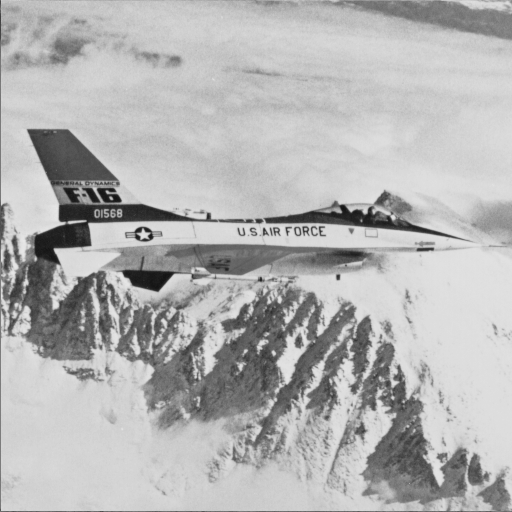
#> input picture res/f-16.png, 512 x 512 px, found by its file name
$ python original_embed.py   (older library calls are emulated)
#> lines starting #> are read from the running program, lines starting #| are printed output that depends on the picture
### util/util.py
from collections.abc import Iterable
from typing import Union

import PIL.Image as Image
import matplotlib.pyplot as plt
import numpy as np

COMPRESSED_DATA_LENGTH_BITS = 16
MAX_PIXEL_VALUE = 255
HEADER_SIZE = 17
EPS = 0.00000005


def integer_to_binary(number: int, bits=8):
    return np.array([x == '1' for x in format(number, f'0{bits}b')])


# [5 lines left out: function binary_to_string, not called in this run]


def binary_to_integer(binary):
    return int.from_bytes(bits_to_bytes(binary), byteorder='big', signed=False)


# [6 lines left out: function get_lsb, not called in this run]


def set_lsb(value, lsb):
    if lsb:
        value |= 1
    else:
        value &= ~1

    return value


def bytes_to_bits(buffer):
    return np.where(np.unpackbits(np.frombuffer(buffer, np.uint8)) == 1, True, False)


def bits_to_bytes(buffer):
    return np.packbits(buffer).tobytes()


def get_header_and_body(image: np.ndarray, header_size: int = HEADER_SIZE) -> (np.ndarray, np.ndarray):
    image = image.ravel().copy()
    return image[:int(header_size)], image[int(header_size):]


# [44 lines left out: functions scale_to, get_mapped_values, not called in this run]


def read_image(path: str) -> np.ndarray:
#> called with path = 'res/f-16.png'
    return np.uint8(Image.open(path).getchannel(0)).copy()


def get_peaks(pixels, n=2):
    hist = np.bincount(pixels)
    return np.sort(hist.argsort()[-n:])


# [9 lines left out: function show_hist, not called in this run]


def assemble_image(header, pixels, shape):
    image = np.append(header, pixels)
    return image.reshape(shape)


# [35 lines left out: functions get_minimum_closest_right, get_minimum_closest_left, get_minimum_closest, get_shift_direction, not called in this run]


def get_peaks_from_header(header_pixels, peak_size: int = 8):
    LSB = get_lsb(header_pixels)
    return binary_to_integer(LSB[0:peak_size]), binary_to_integer(LSB[peak_size:2 * peak_size])

### util/data_buffer.py
import numpy as np


class BoolDataBuffer:
    def __init__(self, *args: iter, calc_parity=False):
#> called with calc_parity = False
        self._buffer = np.empty((0,), dtype=np.bool)
        self._index = 0
        for data in args:
            self._buffer = np.append(self._buffer, data).astype(np.bool)

        self._parity = False
        if calc_parity:
            self.calc_parity()

    def next(self, count=1):
        if count == -1:
            ret = self._buffer[self._index:]
            self._index = len(self._buffer)
        else:
            last_index = min(len(self._buffer), self._index + count)
            ret = np.zeros((count,), dtype=np.bool) ^ self._parity
            ret[0: last_index - self._index] = self._buffer[self._index: last_index]
            self._index = last_index
        return ret ^ self._parity

    def add(self, data):
        data_size = len(data)
        if self._index >= data_size:
            self._buffer[self._index - data_size:self._index] = data
            self._index -= data_size
        else:
            self._buffer = np.append(data, self._buffer[self._index:]).astype(np.bool)
            self._index = 0

    def push(self, *args):
        self._buffer = np.concatenate((self._buffer, *args))

    def set_parity(self, parity):
        self._parity = parity

    def get_parity(self):
        return self._parity

    def calc_parity(self):
        self._parity = np.count_nonzero(self._buffer) > self._buffer.size // 2

    def __iter__(self):
        return self

    def __next__(self):
        return self.next()

    def clear(self):
        self._buffer = np.array([])
        self._parity = False

### util/compress.py
import zlib as zl

import deflate as de

__all__ = [
    'deflate',
    'zlib',
    'no_compress',
    'CompressionAlgorithm'
]


class CompressionAlgorithm:
    def __init__(self, compress, decompress, label):
        self.compress = compress
        self.decompress = decompress
        self.label = label

    def __str__(self):
        return self.label


deflate = CompressionAlgorithm(lambda data_bytes: de.gzip_compress(data_bytes, 12),
                               de.gzip_decompress,
                               'deflate')

zlib = CompressionAlgorithm(lambda data_bytes: zl.compress(data_bytes, 9),
                            zl.decompress,
                            'zlib')

no_compress = CompressionAlgorithm(lambda data_bytes: data_bytes,
                                   lambda data_bytes: data_bytes,
                                   'no compression')

### twodirectional/original_embed.py
from configurations import *
from util.compress import CompressionAlgorithm, deflate
from util.data_buffer import BoolDataBuffer
from util.util import *


class OriginalEmbedder:
    _ITERATIONS_LIMIT = 64
    _ITERATIONS_LIMIT_EXCEEDED_ERROR = 'Exceeded the max number of iterations allowed.'

    def __init__(self, cover_image: np.ndarray, hidden_data: Iterable, compression: CompressionAlgorithm = deflate):
        self._cover_image = cover_image
        self._hidden_data = bytes_to_bits(hidden_data)
        self._compress = compression.compress

        self._processed_pixels = None
        self._header_pixels = None
        self._buffer = BoolDataBuffer()

    def embed(self, iterations):
#> called with iterations = 64
        if iterations > self._ITERATIONS_LIMIT:
            raise ValueError(self._ITERATIONS_LIMIT_EXCEEDED_ERROR)
        self._header_pixels, self._processed_pixels = get_header_and_body(self._cover_image)
#> self._header_pixels = 17 values, max 204 at index 15, min 93 at index 0, mean 191.8
        is_modified = self._preprocess(iterations)
        self._fill_buffer(is_modified)
        self._process(iterations)
        embedded_image = assemble_image(self._header_pixels, self._processed_pixels, self._cover_image.shape)
        return embedded_image, len(self._hidden_data) - len(self._buffer.next(-1))

    def _preprocess(self, iterations):
#> (the call stopped at `deflate = CompressionAlgorithm(lambda data_bytes: de.gzip_compress(dat..`: deflate is not available in this run)
        is_modified = np.zeros_like(self._processed_pixels, dtype=np.bool)
        lower_bound = self._processed_pixels < iterations
        upper_bound = MAX_PIXEL_VALUE - iterations < self._processed_pixels
        is_modified |= lower_bound
        is_modified |= upper_bound
        self._processed_pixels[lower_bound] += iterations
        self._processed_pixels[upper_bound] -= iterations
        is_modifiable = np.logical_or(self._processed_pixels < 2 * iterations,
                                      self._processed_pixels > MAX_PIXEL_VALUE - 2 * iterations)
        is_modified = is_modified[is_modifiable]
        return is_modified

    def _fill_buffer(self, is_modified):
        self._buffer.clear()
        is_modified_compressed = self._compress(bits_to_bytes(is_modified))
        is_modified_size_bits = integer_to_binary(len(is_modified_compressed), COMPRESSED_DATA_LENGTH_BITS)
        is_modified_bits = bytes_to_bits(is_modified_compressed)
        self._buffer = BoolDataBuffer(*self._get_overhead(), is_modified_size_bits, is_modified_bits, self._hidden_data)

    def _get_overhead(self):
        return get_lsb(self._header_pixels),

    def _process(self, iterations):
#> called with iterations = 64
        previous_left_peaks = previous_right_peaks = 0

        def get_previous_binary():
            ret = []
            ret.extend(integer_to_binary(previous_left_peaks))
            ret.extend(integer_to_binary(previous_right_peaks))
            return ret

        while iterations:
            iterations -= 1
            left_peak, right_peak = self._get_peaks()

            self._processed_pixels[self._processed_pixels < left_peak] -= 1
            self._processed_pixels[self._processed_pixels > right_peak] += 1

            binary_previous_peaks = get_previous_binary()

            self._buffer.add(binary_previous_peaks)

            self._processed_pixels[self._processed_pixels == left_peak] -= self._buffer.next(
                np.count_nonzero(self._processed_pixels == left_peak))
            self._processed_pixels[self._processed_pixels == right_peak] += self._buffer.next(
                np.count_nonzero(self._processed_pixels == right_peak))

            previous_left_peaks = left_peak
            previous_right_peaks = right_peak
#> after the loop, iterations = 0

        self._header_pixels[0] = set_lsb(self._header_pixels[0], self._buffer.get_parity())
#> in set_lsb, `value &= ~1`: value = 92
        binary_previous_peaks = get_previous_binary()
        binary_index = 0
        for index in range(1, self._header_pixels.size):
            binary_value = binary_previous_peaks[binary_index]
            binary_index += 1
            self._header_pixels[index] = set_lsb(self._header_pixels[index], binary_value)
#> this loop made 16 passes
#> value in set_lsb on passes 1 to 12: 203, 198, 196, 195, 192, 194, 192, 196, 197, 202, 196, 199
#> in assemble_image, `return image.reshape(shape)`:
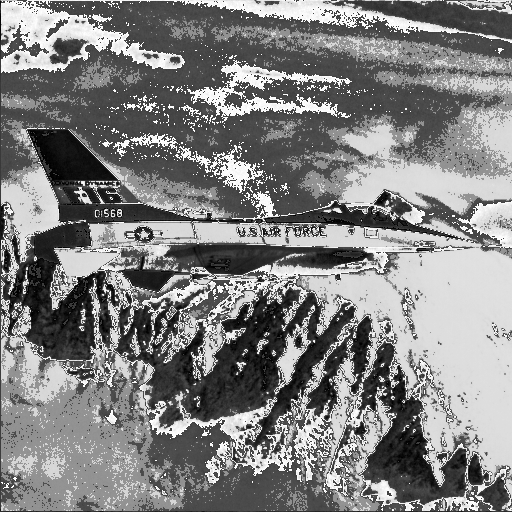
#> returned value: shape (512, 512); min 0, max 255, mean 129

    def _get_peaks(self):
        hist = np.bincount(self._processed_pixels)
        return np.sort(hist.argsort()[-2:])

    def __iter__(self):
        return self

    def __next__(self):
        if not hasattr(self, '_index'):
            self._index = 0

        try:
            self._index += 1
            print(self._index)
#| 1
            return self.embed(self._index)
#> (the call stopped at `deflate = CompressionAlgorithm(lambda data_bytes: de.gzip_compress(dat..`: deflate is not available in this run)
        except ValueError:
            self.index = 0
            raise StopIteration


if __name__ == '__main__':
    import cv2

    image = read_image('res/f-16.png')
    data = bits_to_bytes(np.random.randint(0, 2, size=2000 * 2000) > 0)
    embedder = OriginalEmbedder(image, data)

    embedded, hidden_data_size = embedder.embed(64)
    cv2.imwrite('out/embedded.png', embedded)

    for it in embedder:
        print(it)
#> this loop made 0 passes

$ run again, with res/5.1.12.png copied over res/f-16.png
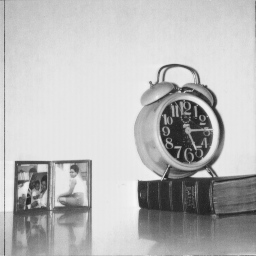
#> input picture res/5.1.12.png, 256 x 256 px, found by its file name
#> in read_image, returned value is the input picture: shape (256, 256); min 32, max 246, mean 186
#> self._header_pixels = 17 values, max 184 at index 16, min 105 at index 4, mean 166.2
#> after the loop in _process, `while iterations:`: iterations = 0
#> in set_lsb, `value &= ~1`: value = 150
#> the loop in _process, `for index in range(1, self._header_pixels.size):` made 16 passes
#> value in set_lsb on passes 1 to 8: 145, 154, 157, 104, 164, 173, 173, 170
#> in assemble_image, `return image.reshape(shape)`:
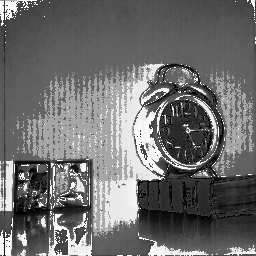
#> returned value: shape (256, 256); min 0, max 255, mean 109.4
#| 1
